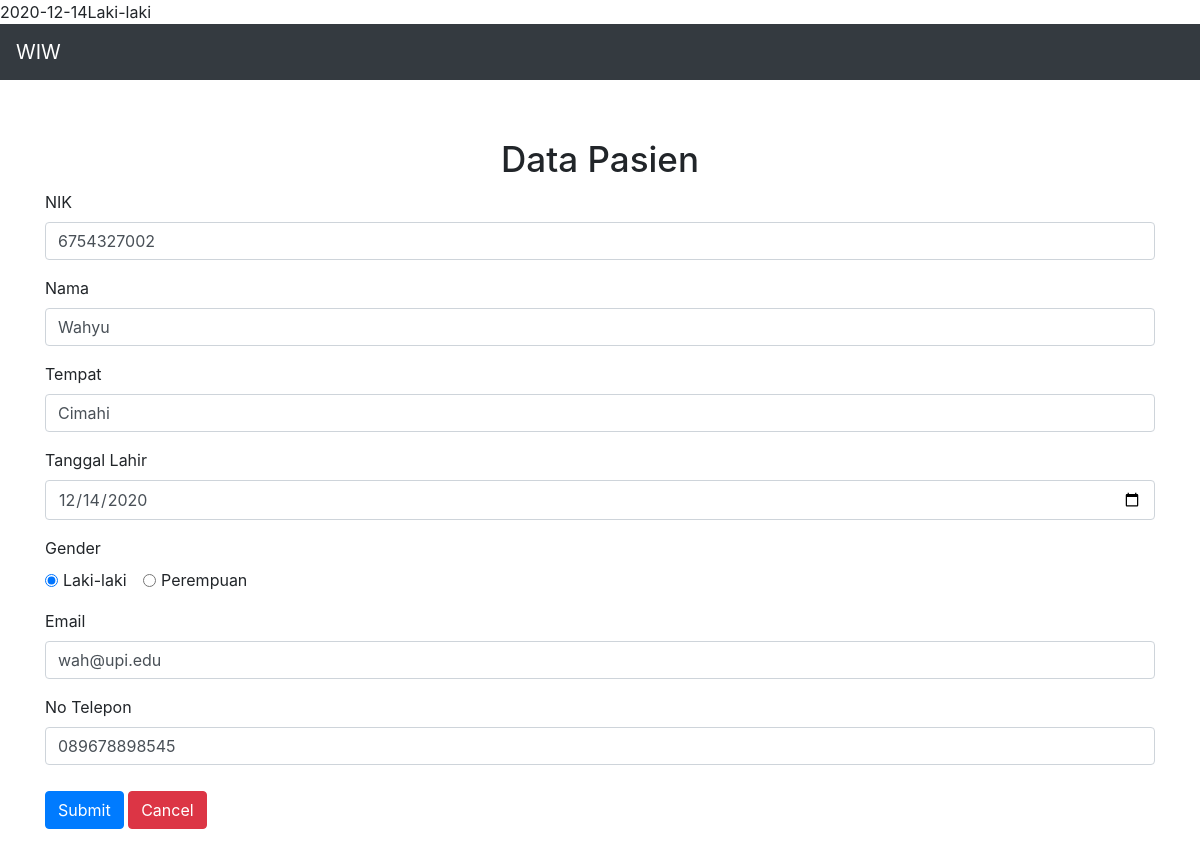
/edit.php?id_edit=2, run on the app's committed database.
### tables this page shows
CREATE TABLE `pasien` (
  `id` int(11) NOT NULL,
  `nik` varchar(100) NOT NULL,
  `nama` varchar(100) NOT NULL,
  `tempat` varchar(100) NOT NULL,
  `tl` varchar(100) NOT NULL,
  `gender` varchar(10) NOT NULL,
  `email` varchar(100) NOT NULL,
  `telp` varchar(100) NOT NULL
);

### presenter/ProsesPasien.php (called while the page is built, shortened)
<?php
class ProsesPasien implements KontrakPresenter
{
	private $tabelpasien;
	private $data = [];
	function ProsesPasien()
	{
		try {
			$db_host = "localhost";
			$db_user = "root";
			$db_password = "";
			$db_name = "mvp_01";
			$this->tabelpasien = new TabelPasien($db_host, $db_user, $db_password, $db_name);
			$this->data = array();
		} catch (Exception $e) {
			echo "wiw error" . $e->getMessage();
		}
	}
	public function getWherePasien($id)
	{
		$this->tabelpasien->open();
		try{
			$this->tabelpasien->getWhere($id);
			$row = $this->tabelpasien->getResult();
			$pasien = new Pasien();
				$this->data[] = $row;
		}catch(Exception $e){
			echo " error " . $e->getMessage();
		}
	}
	function getGender($i)
	{
		return $this->data[$i]['gender'];
	}
}

### model/DB.class.php (called while the page is built, shortened)
<?php
class DB
{
	var $db_host = '';
	var $db_user = '';
	var $db_password = '';
	var $db_name = '';
	var $db_link = '';
	function DB($db_host = '', $db_user = '', $db_password = '', $db_name = '')
	{
		$this->db_host = $db_host;
		$this->db_user = $db_user;
		$this->db_password = $db_password;
		$this->db_name = $db_name;
	}
	function open()
	{
		$this->db_link = mysqli_connect($this->db_host, $this->db_user, $this->db_password, $this->db_name);
	}
	function execute($query = "")
	{
		$this->result = mysqli_query($this->db_link, $query);
		return $this->result;
	}
}

### model/TabelPasien.class.php (called while the page is built, shortened)
<?php
class TabelPasien extends DB
{
	function getWhere($id){
		$query = "SELECT * from pasien where id=$id";
		return $this->execute($query);
	}
}

### edit.php (the view, shortened to what this page needs)
<?php
include("model/Template.class.php");
include("model/DB.class.php");
include("model/Pasien.class.php");
include("model/TabelPasien.class.php");
$pasien = new ProsesPasien();
if(isset($_GET['id_hapus'])){
    $pasien->deleteDataPasien($_GET['id_hapus']);
    header('location:index.php');
}if(isset($_GET['id_edit'])){
    $pasien->getWherePasien($_GET['id_edit']);
    $gender = $pasien->getGender(0);
    echo $gender;
}if(isset($_GET['id_add'])){
    if(isset($_POST['submit'])){
        $pasien->addDataPasien($_POST);
        header('location:index.php');
    }
}
?>

### model/Template.class.php (shortened to what this page needs)
<?php
class Template{
	var $content = '';
	function Template($filename = ''){
		$this->content = implode('', @file($filename));
	}
	function clear(){
		$this->content = preg_replace("/DATA_[A-Z|_|0-9]+/", "", $this->content);
	}
	function write(){
		print $this->content;
	}
	function replace($old = '', $new = ''){
		if(is_int($new)){
			$value = sprintf("%d", $new);
		}elseif(is_float($new)){
			$value = sprintf("%f", $new);
		}elseif(is_array($new)){
			$value = '';
			foreach( $new as $item){
				$value .= $item. '';
			}
		}else{
			$value = $new;
		}
		$this->content = preg_replace("/$old/",  $value, $this->content);
	}
}

### data on the page
pasien: gender "Laki-laki", nik "6754327002", nama "Wahyu", tempat "Cimahi", tl "12/14/2020", gender "☑ Laki-laki ☐ Perempuan", email "wah@upi.edu", telp "089678898545"
